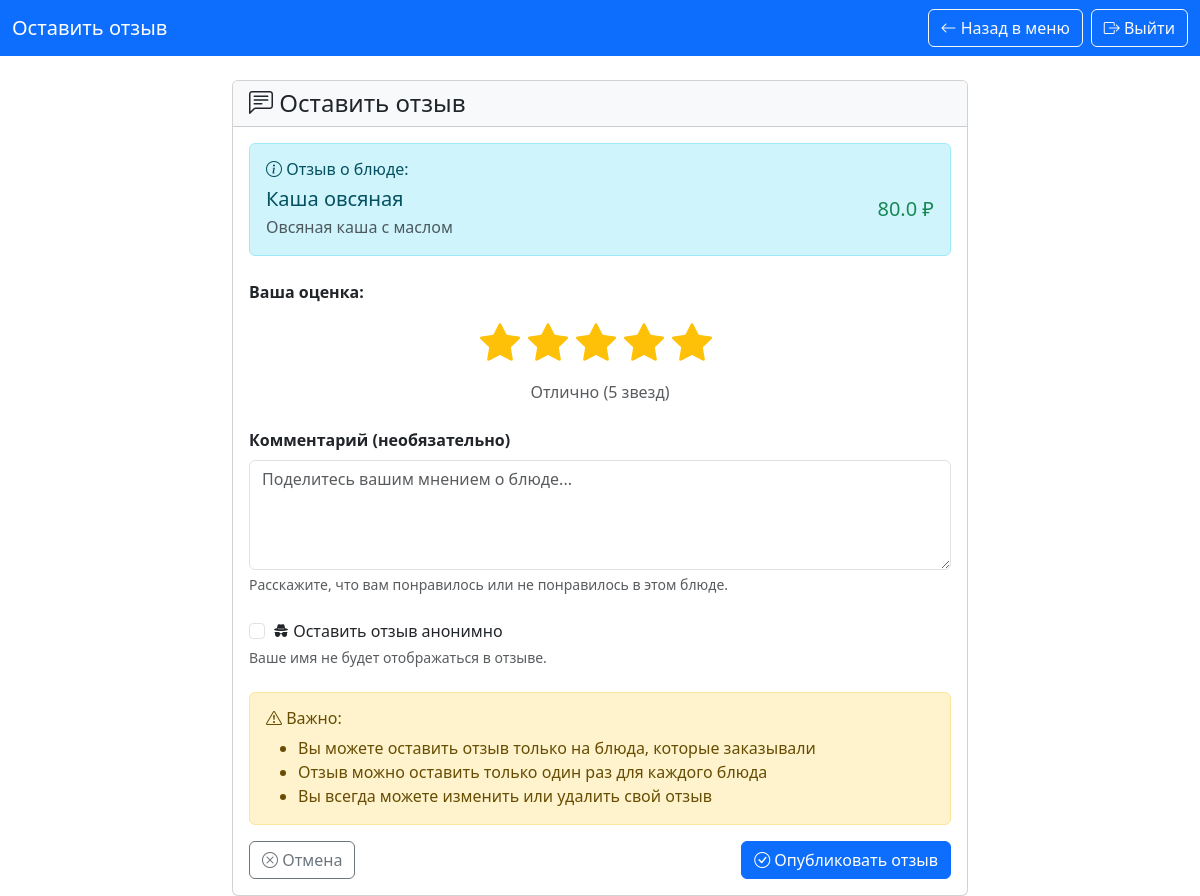
The page /students/add-review/1 (signed in) on the database its author committed.
### app.py (models this page shows)
class Meal(db.Model):
    id = db.Column(db.Integer, primary_key=True)
    name = db.Column(db.String(100), nullable=False)
    description = db.Column(db.String(200))
    price = db.Column(db.Float, nullable=False)
    meal_type = db.Column(db.String(20), nullable=False)
    available = db.Column(db.Boolean, default=True, nullable=False)
    tags = db.Column(db.String(200), default='')
    ingredients = db.Column(db.Text, default='')
    average_rating = db.Column(db.Float, default=0.0)
    total_reviews = db.Column(db.Integer, default=0)
    has_subscription = db.Column(db.Boolean, default=False)
    subscription_price = db.Column(db.Float, default=0.0)
    subscription_days = db.Column(db.Integer, default=30)
    meals_per_day = db.Column(db.Integer, default=1)
    stock_quantity = db.Column(db.Integer, default=0)
    min_stock = db.Column(db.Integer, default=10)
    max_stock = db.Column(db.Integer, default=100)

### app.py (the view, shortened to what this page needs)
@app.route('/students/add-review/<int:meal_id>', methods=['GET', 'POST'])
def add_review(meal_id):
    if 'user_type' not in session or session['user_type'] != 'student':
        return redirect('/')
    meal = Meal.query.get_or_404(meal_id)
    user_id = session['user_id']
    has_ordered = Order.query.filter_by(student_id=user_id, meal_id=meal_id).first() is not None
    if not has_ordered:
        return "Вы можете оставить отзыв только на блюда, которые заказывали", 403
    existing_review = Review.query.filter_by(student_id=user_id, meal_id=meal_id).first()
    return render_template("add_review.html", meal=meal, existing_review=existing_review, has_ordered=has_ordered)

### templates/add_review.html (shortened to what this page needs)
<!doctype html>
<html lang="ru">
<head>
    <link rel="stylesheet" href="https://cdn.jsdelivr.net/npm/bootstrap@5.3.3/dist/css/bootstrap.min.css">
    <link rel="stylesheet" href="https://cdn.jsdelivr.net/npm/bootstrap-icons@1.11.0/font/bootstrap-icons.css">
</head>
<body>
    <nav class="navbar navbar-expand-lg navbar-dark bg-primary">
        <div class="container-fluid">
            <span class="navbar-brand">Оставить отзыв</span>
            <div class="d-flex">
                <a href="/students/meals" class="btn btn-outline-light me-2"><i class="bi bi-arrow-left"></i> Назад в меню</a>
                <a href="/logout" class="btn btn-outline-light"><i class="bi bi-box-arrow-right"></i> Выйти</a>
            </div>
        </div>
    </nav>
    <div class="container mt-4">
        <div class="row justify-content-center">
            <div class="col-lg-8">
                <div class="card">
                    <div class="card-header bg-light">
                        <h4 class="mb-0"><i class="bi bi-chat-left-text"></i> {% if existing_review %}Редактировать отзыв{% else %}Оставить отзыв{% endif %}</h4>
                    </div>
                    <div class="card-body">
                        <div class="alert alert-info mb-4">
                            <h6><i class="bi bi-info-circle"></i> Отзыв о блюде:</h6>
                            <div class="d-flex justify-content-between align-items-center">
                                <div><h5 class="mb-1">{{ meal.name }}</h5><p class="text-muted mb-0">{{ meal.description }}</p></div>
                                <span class="h5 text-success">{{ meal.price }} ₽</span>
                            </div>
                        </div>
                        <form method="POST" action="/students/add-review/{{ meal.id }}">
                            <div class="mb-4">
                                <label class="form-label fw-bold">Ваша оценка:</label>
                                <div class="d-flex justify-content-center mb-2" id="rating-stars">
                                    {% for i in range(1, 6) %}
                                    <i class="bi bi-star-fill rating-star me-2" data-rating="{{ i }}" onclick="setRating({{ i }})"></i>
                                    {% endfor %}
                                </div>
                                <div class="text-center text-muted" id="rating-text">{% if existing_review %}Вы выбрали {{ existing_review.rating }} звезд{% else %}Выберите количество звезд{% endif %}</div>
                            </div>
                            <div class="mb-4">
                                <label for="comment" class="form-label fw-bold">Комментарий (необязательно)</label>
                                <textarea class="form-control" id="comment" name="comment" rows="4" placeholder="Поделитесь вашим мнением о блюде...">{{ existing_review.comment if existing_review }}</textarea>
                                <div class="form-text">Расскажите, что вам понравилось или не понравилось в этом блюде.</div>
                            </div>
                            <div class="mb-4">
                                <div class="form-check">
                                    <input class="form-check-input" type="checkbox" name="anonymous" id="anonymous" {% if existing_review and existing_review.anonymous %}checked{% endif %}>
                                    <label class="form-check-label" for="anonymous"><i class="bi bi-incognito"></i> Оставить отзыв анонимно</label>
                                </div>
                                <div class="form-text text-muted">Ваше имя не будет отображаться в отзыве.</div>
                            </div>
                            {% if not existing_review %}
                            <div class="alert alert-warning">
                                <h6><i class="bi bi-exclamation-triangle"></i> Важно:</h6>
                                <ul class="mb-0">
                                    <li>Вы можете оставить отзыв только на блюда, которые заказывали</li>
                                    <li>Отзыв можно оставить только один раз для каждого блюда</li>
                                    <li>Вы всегда можете изменить или удалить свой отзыв</li>
                                </ul>
                            </div>
                            {% endif %}
                            <div class="d-flex justify-content-between">
                                <a href="/students/meal-reviews/{{ meal.id }}" class="btn btn-outline-secondary"><i class="bi bi-x-circle"></i> Отмена</a>
                                <button type="submit" class="btn btn-primary"><i class="bi bi-check-circle"></i> {% if existing_review %}Обновить отзыв{% else %}Опубликовать отзыв{% endif %}</button>
                            </div>
                        </form>
                    </div>
                </div>
            </div>
        </div>
    </div>
</body>
</html>

### templates/add_review.html (style rules this page uses)
.rating-star { font-size:2.5rem;cursor:pointer;color:#dee2e6;transition:color 0.2s; }

### rows shown on the page
Meal: name "Каша овсяная", description "Овсяная каша с маслом", price "80.0"
